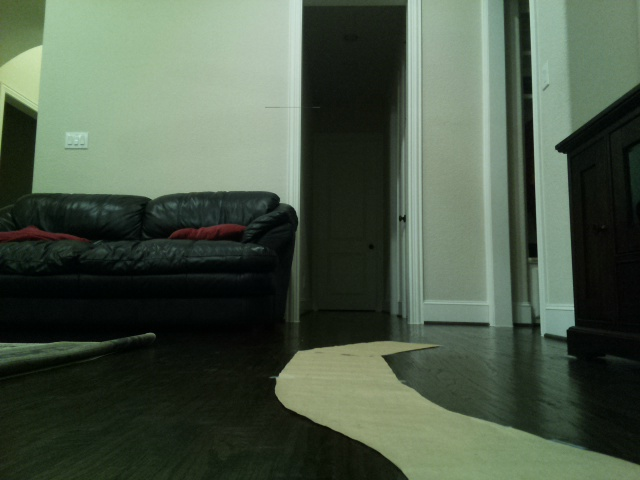
#> input picture Path 2/RoadViewPath2.jpg, 640 x 480 px
$ python -i Algorithm3.py   (imports and definitions only)
#> lines starting #> are read from the running program, lines starting #| are printed output that depends on the picture; after the words box and inside, x2 and y2 are one past the last pixel; in counts of white or black regions, pixels touching at a corner belong together
#> further down, picture is the input picture: shape (480, 640, 3); mean B, G, R 72.6, 89.4, 75.5
#Code written by Rhythm Garg

'''
###################################################################################
'''
import numpy as np
import cv2
import matplotlib.pyplot as plt
import matplotlib.image as mpimg
import math

'''
###################################################################################
'''

def makeYsGood(lines):
    '''make sure y1 is below (greater in index) y2
    takes in a list of lines, each line is [x1,y1,x2,y2]
    and retuens a list of lines such that y1 is greater
    in index than y2'''
    for line in lines:
        #if the value of y2 is greater than y1, then y2 is lower than y1 because of indexing
        if line[3] > line[1]:
            #switch the coordinates
            tempx = line[0]
            tempy = line[1]
            line[0] = line[2]
            line[1] = line[3]
            line[2] = tempx
            line[3] = tempy
    return lines


'''
###################################################################################
'''
#WE NEED ALGORITHM 2 SINCE IT IS CALLED IN ALGORITHM 3

def algorithm2(myLines):
    '''
    Input is a list of lines. Each line is a 4 element list:
    [x1, y1, x2, y2]
    A list of two lines (each line is [x1, y1, x2, y2])
    representing the lines of the edges of the path is returned using algorithm 2.
    If there are not enough lines, two vertical lines are returned.
    '''
    if len(myLines) < 1:
        return [[160,360,160,460],[480,360,480,460]]

    if len(myLines) == 1:
        return [myLines[0], myLines[0]]

    leftLines = []
    rightLines = []

    for line in myLines:
        #it's in the left half and bottom half
        if line[0] <= 320 and line[1] >= 240:
            leftLines.append(line)
        #it's in the right half and bottom half
        elif line[0] > 320 and line[1] >= 240:
            rightLines.append(line)

    if (len(leftLines) < 1 or len(rightLines) < 1):
        return [myLines[0], myLines[-1]]

    leftAvgLine = averageLine(leftLines)
    rightAvgLine = averageLine(rightLines)

    lanes = [leftAvgLine, rightAvgLine]

    #make ys good
    lanes = makeYsGood(lanes)

    #sort by x1
    lanes.sort(key=lambda x: x[0])


    return lanes

'''
###################################################################################
'''

def averageLine(lines):
    '''
    Input is a list of lines. Each line is a 4 element list:
    [x1, y1, x2, y2]
    A list [x1, y1, x2, y2] representing the average line of
    the inputted lines is returned. If there are no lines, None
    is returned.
    '''
    numLines = len(lines)
    if numLines == 0:
        return None

    sumX1 = 0
    sumY1 = 0
    sumX2 = 0
    sumY2 = 0

    for line in lines:
        sumX1 = sumX1 + line[0]
        sumY1 = sumY1 + line[1]
        sumX2 = sumX2 + line[2]
        sumY2 = sumY2 + line[3]

    avgX1 = sumX1/numLines
    avgY1 = sumY1/numLines
    avgX2 = sumX2/numLines
    avgY2 = sumY2/numLines

    avgLine = [avgX1, avgY1, avgX2, avgY2]
    return avgLine

'''
###################################################################################
'''

def algorithm3(myLines):
    '''
    Input is a list of lines. Each line is a 4 element list:
    [x1, y1, x2, y2]
    A list of two lines (each line is [x1, y1, x2, y2])
    representing the lines of the edges of the path is returned using algorithm 3.
    If there are not enough lines, two vertical lines are returned.
    '''
    #return vertical lines if no lines in input
    if len(myLines) < 1:
        return [[160,360,160,460],[480,360,480,460]]

    #return the line if one line is inputted
    if len(myLines) == 1:
        return [myLines[0], myLines[0]]

    #get all lines in the bottom half of the picture
    newLines = []
    for line in myLines:
        if line[1] >= 320:
            newLines.append(line)

    #return vertical lines if no lines left
    if len(newLines) < 1:
        return [[160,360,160,460],[480,360,480,460]]

    #return the line if one line is left
    if len(newLines) == 1:
        return [newLines[0], newLines[0]]

    #CLUSTERING ALGO
    goodSlopes = []
    lineSlopes = []

    for line in newLines:
        x1 = line[0]
        y1 = line[1]
        x2 = line[2]
        y2 = line[3]
        if (x2-x1!= 0):
            lineSlopes.append((-1)*(y2-y1)/(x2-x1))
        else:
            lineSlopes.append(1000)
        survived = True
        for slope in goodSlopes:
            if (abs(lineSlopes[-1]-slope[0]) <= 0.10):
                #find the mean slope of all the similar slopes
                slope[0] = (slope[0]*slope[1] + lineSlopes[-1])/(slope[1] + 1)

                #find the total number of slopes in the set of similar slopes
                slope[1] = slope[1] + 1

                #average x
                slope[2] = (slope[2]*(slope[1]-1) + (x1+x2)/2)/slope[1]

                #average y
                slope[3] = (slope[3]*(slope[1]-1) + (y1+y2)/2)/slope[1]

                #average x1
                slope[4] = (slope[4]*(slope[1]-1) + x1)/slope[1]

                #average y1
                slope[5] = (slope[5]*(slope[1]-1) + y1)/slope[1]

                #average x2
                slope[6] = (slope[6]*(slope[1]-1) + x2)/slope[1]

                #average y2
                slope[7] = (slope[7]*(slope[1]-1) + y2)/slope[1]

                survived = False
                break

        if survived:
            goodSlopes.append([lineSlopes[-1],1,(x1+x2)/2,(y1+y2)/2,x1,y1,x2,y2])

    #go through each line and make sure y1<y2
    for slope in goodSlopes:
        if slope[7] > slope[5]:
            tempx = slope[4]
            tempy = slope[5]
            slope[4] = slope[6]
            slope[5] = slope[7]
            slope[6] = tempx
            slope[7] = tempy

    #sort by avg x1
    goodSlopes.sort(key=lambda x: x[4])

    #return vertical lines if no lines left
    if len(goodSlopes) < 1:
        return [[160,360,160,460],[480,360,480,460]]

    #return the line if one line is left
    if len(goodSlopes) == 1:
        return [[goodSlopes[0][4],goodSlopes[0][5],goodSlopes[0][6],goodSlopes[0][7]],
                [goodSlopes[0][4],goodSlopes[0][5],goodSlopes[0][6],goodSlopes[0][7]]]

    #if there are less than 5 lines left, go ahead and send them to algorithm 2
    if (len(goodSlopes) < 5):
        algo3Lines = []
        for slope in goodSlopes:
            algo3Lines.append([slope[4],slope[5],slope[6],slope[7]])
        return algorithm2(algo3Lines)

    #otherwise, let's do some more filtering!
    goingToRemove = []
    for slope1 in goodSlopes:
        for slope2 in goodSlopes:
            if slope1 is not slope2:
                min1x = min(slope1[4], slope1[6])
                min2x = min(slope2[4], slope2[6])
                #if two lines are in the same quadrant remove one of them
                if ((min1x <= 160 and min2x <= 160) or (min1x >= 480 and min2x >= 480)):
                    goingToRemove.append(goodSlopes.index(slope1))
    goingToRemove.sort()
    #remove duplicates
    goingToRemove = list(set(goingToRemove))
    goodSlopesL = len(goodSlopes)
    indexesGone = 0
    for index in goingToRemove:
        index = index % goodSlopesL
        try:
            del goodSlopes[index-indexesGone]
        except:
            print(str(index) + " - " + str(indexesGone))
            continue
        indexesGone = indexesGone + 1

    #return vertical lines if no lines left
    if len(goodSlopes) < 1:
        return [[160,360,160,460],[480,360,480,460]]

    #return the line if one line is left
    if len(goodSlopes) == 1:
        return [[goodSlopes[0][4],goodSlopes[0][5],goodSlopes[0][6],goodSlopes[0][7]],
                [goodSlopes[0][4],goodSlopes[0][5],goodSlopes[0][6],goodSlopes[0][7]]]

    algo3Lines = []
    for slope in goodSlopes:
        algo3Lines.append([slope[4],slope[5],slope[6],slope[7]])
    return algorithm2(algo3Lines)

'''
###################################################################################
'''


def algo3GetSlopes(image):
    '''
    Input is a 480 rows x 640 columns RGB image of the road.
    A list of two slopes (both are floats) representing the slopes
    of the lines of the edges of the path is returned.
    '''
    plt.imshow(image)
    plt.show()

    file = open("Path2Algorithm3.txt", "w")

    #PATH 2
    imageCpy = image.copy()
    cv2.line(imageCpy, (402, 480), (300, 400), color=[255, 0, 0], thickness=2)
    cv2.line(imageCpy, (640, 466), (420, 400), color=[255, 0, 0], thickness=2)
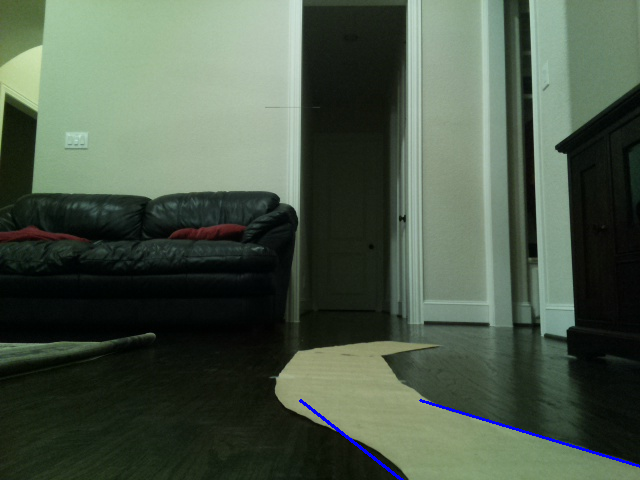
#> imageCpy: shape (480, 640, 3); mean B, G, R 73.2, 89.1, 75.3

    realLeftX1 = 402
    realLeftY1 = 0
    realLeftX2 = 300
    realLeftY2 = 80

    realRightX1 = 640
    realRightY1 = 14
    realRightX2 = 420
    realRightY2 = 80

    leftM = (realLeftY2 - realLeftY1)/(realLeftX2 - realLeftX1)
    leftB = realLeftY1 - leftM * realLeftX1

    rightM = (realRightY2 - realRightY1)/(realRightX2 - realRightX1)
    rightB = realRightY1 - rightM * realRightX1

    avgM = (leftM + rightM)/2

    file.write("The equation describing the actual left edge is y = " + str(leftM) + "x + " + str(leftB) + "\n")
    file.write("The equation describing the actual right edge is y = " + str(rightM) + "x + " + str(rightB) + "\n")

    cv2.imwrite("ActualEdges.jpg", imageCpy)


    blur = cv2.GaussianBlur(image,(13,13), 0)
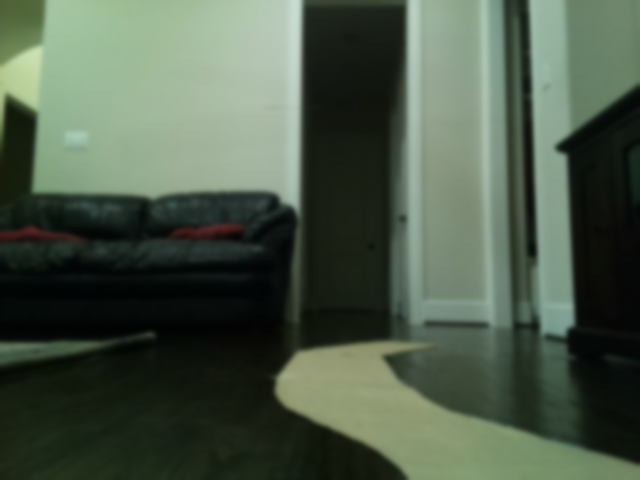
#> blur: shape (480, 640, 3); mean B, G, R 72.6, 89.4, 75.5
    cv2.imwrite("2GaussianBlur.jpg", blur)

    edges = cv2.Canny(blur,50,100)
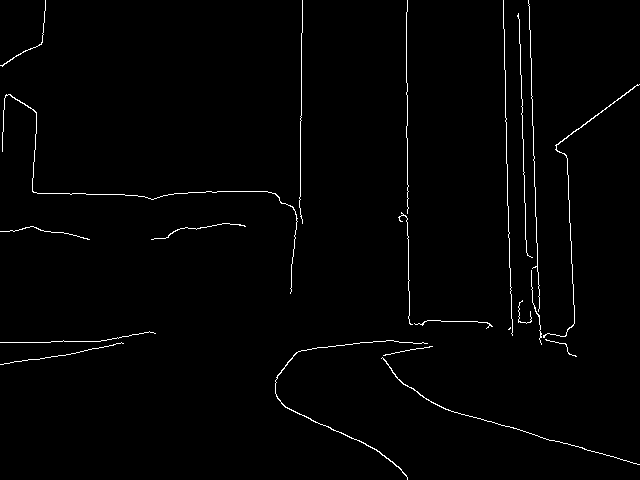
#> edges: shape (480, 640); 1.3% white in thin lines or dots
    cv2.imwrite("3CannyTransform.jpg", edges)

    lines = cv2.HoughLinesP(edges, 1, np.pi/180, 40, np.array([]), minLineLength=10, maxLineGap=50)
#> lines = 26 rows, first 6: [529, 4, 541, 344], [505, 116, 512, 335], [443, 408, 638, 464], [407, 238, 407, 83], [565, 138, 576, 356], [518, 13, 526, 252]

    #input for algorithms
    myLines = []
    for line in lines:
        nextLine = []
        lineTemp = line[0]
        nextLine.append(lineTemp[0])
        nextLine.append(lineTemp[1])
        nextLine.append(lineTemp[2])
        nextLine.append(lineTemp[3])
        myLines.append(nextLine)
#> this loop made 26 passes
#> lineTemp on passes 1 to 12: [529, 4, 541, 344], [505, 116, 512, 335], [443, 408, 638, 464], [407, 238, 407, 83], [565, 138, 576, 356], [518, 13, 526, 252], [42, 42, 45, 0], [300, 130, 302, 0], [284, 406, 377, 450], [406, 137, 406, 12], [503, 0, 506, 143], [301, 350, 377, 341]
#> after the loop, myLines = 26 items, first 6: [529, 4, 541, 344], [505, 116, 512, 335], [443, 408, 638, 464], [407, 238, 407, 83], [565, 138, 576, 356], [518, 13, 526, 252]

    allLanes = image.copy()
    for line in myLines:
        x1 = line[0]
        y1 = line[1]
        x2 = line[2]
        y2 = line[3]
        cv2.line(allLanes, (x1, y1), (x2, y2), color=[255, 0, 0], thickness=2)
#> this loop made 26 passes
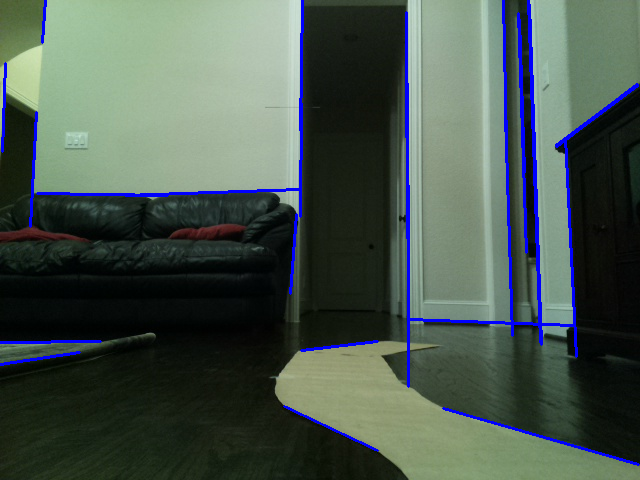
#> allLanes: shape (480, 640, 3); 3.28% of pixels changed, all inside (x1, y1, x2, y2) = (0, 0, 640, 466)
    cv2.imwrite("4HoughTransform.jpg", allLanes)


    #black image
    output = np.zeros((480,640,3), np.uint8)
    for line in myLines:
        x1 = line[0]
        y1 = line[1]
        x2 = line[2]
        y2 = line[3]
        cv2.line(output, (x1, y1), (x2, y2), color=[255, 0, 0], thickness=2)
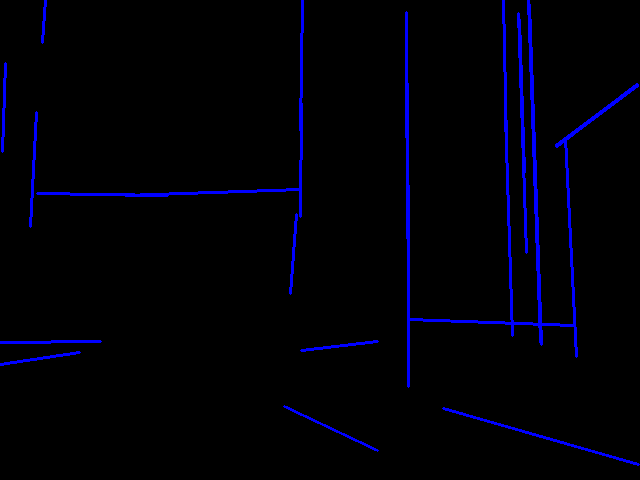
#> output: shape (480, 640, 3); mean of channels 0, 1, 2 8.4, 0, 0; drawn as B, G, R

    '''no longer needed since we are only using black and white for our neural net input image
    gray_output = cv2.cvtColor(output, cv2.COLOR_BGR2GRAY)
    cv2.imwrite("5Output.jpg", gray_output)
    '''
    #make ys good
    myLines = makeYsGood(myLines)
#> the loop in makeYsGood, `for line in lines:` made 26 passes
#> (tempx, tempy) on passes 1, 2, 3, 5, 6, 9, 11, 15, 19, 24, 25: (529, 4), (505, 116), (443, 408), (565, 138), (518, 13), (284, 406), (503, 0), (37, 193), (528, 0), (409, 319), (519, 19)
#> myLines = 26 items, first 6: [541, 344, 529, 4], [512, 335, 505, 116], [638, 464, 443, 408], [407, 238, 407, 83], [576, 356, 565, 138], [526, 252, 518, 13]

    #sort by x1
    myLines.sort(key=lambda x: x[0])


    '''
    ###################################################################################
    '''
    #NOW WE CHOOSE THE ALGORITHM

    finalEdges = algorithm3(myLines)
#> the loop in algorithm3, `for line in myLines:` made 26 passes
#> line on passes 1 to 12: [0, 364, 79, 352], [0, 342, 100, 341], [2, 151, 5, 63], [30, 226, 36, 112], [42, 42, 45, 0], [125, 195, 300, 189], [167, 195, 37, 193], [290, 293, 296, 214], [300, 130, 302, 0], [300, 216, 301, 103], [301, 350, 377, 341], [377, 450, 284, 406]
#> after the loop in algorithm3, `for line in myLines:`: newLines = [[0, 364, 79, 352], [0, 342, 100, 341], [301, 350, 377, 341], [377, 450, 284, 406], [408, 386, 408, 185], [512, 335, 505, 116], [540, 342, 528, 0], [541, 344, 529, 4], [573, 325, 409, 319], [576, 356, 565, 138], [638, 464, 443, 408]]
#> the loop in algorithm3, `for line in newLines:` made 11 passes
#> after the loop in algorithm3, `for line in newLines:`: goodSlopes = 9 items; lineSlopes = [0.152, 0.01, 0.118, -0.473, 1000, -31.29, -28.5, -28.33, -0.0366, -19.82, -0.287]; slope = [-19.82, 1, 570.5, 247, 576, 356, 565, 138]
#> the loop in algorithm3, `for slope in goodSlopes:` made 9 passes
#> the loop in algorithm3, `for slope1 in goodSlopes:` made 9 passes
#> after the loop in algorithm3, `for slope1 in goodSlopes:`: goingToRemove = [4, 4, 4, 5, 5, 5, 6, 6, 6, 7, 7, 7]
#> in algorithm3, `goingToRemove = list(set(goingToRemove))`: goingToRemove = [4, 5, 6, 7]
#> in algorithm3, `goodSlopesL = len(goodSlopes)`: goodSlopesL = 9
#> the loop in algorithm3, `for index in goingToRemove:` made 4 passes
#> after the loop in algorithm3, `for index in goingToRemove:`: indexesGone = 4
#> the loop in algorithm3, `for slope in goodSlopes:` made 5 passes
#> after the loop in algorithm3, `for slope in goodSlopes:`: algo3Lines = [[150.5, 357, 228, 346.5], [286.5, 333.5, 254.5, 330], [377, 450, 284, 406], [408, 386, 408, 185], [638, 464, 443, 408]]
#> the loop in algorithm2, `for line in myLines: #it's in the left half and bottom half` made 5 passes
#> after the loop in algorithm2, `for line in myLines:`: leftLines = [[150.5, 357, 228, 346.5], [286.5, 333.5, 254.5, 330]]; rightLines = [[377, 450, 284, 406], [408, 386, 408, 185], [638, 464, 443, 408]]
#> in averageLine, `numLines = len(lines)`: numLines = 2
#> the loop in averageLine, `for line in lines:` made 2 passes
#> (line, sumX1, sumY1, sumX2, sumY2) on pass 2: ([286.5, 333.5, 254.5, 330], 437, 690.5, 482.5, 676.5)
#> after the loop in averageLine, `for line in lines:`: sumX1 = 437; sumX2 = 482.5; sumY1 = 690.5; sumY2 = 676.5
#> in averageLine, `avgX1 = sumX1/numLines`: avgX1 = 218.5
#> in averageLine, `avgY1 = sumY1/numLines`: avgY1 = 345.2
#> in averageLine, `avgX2 = sumX2/numLines`: avgX2 = 241.2
#> in averageLine, `avgY2 = sumY2/numLines`: avgY2 = 338.2
#> in averageLine, `avgLine = [avgX1, avgY1, avgX2, avgY2]`: avgLine = [218.5, 345.2, 241.2, 338.2]
#> the loop in averageLine (call 2), `for line in lines:` made 3 passes
#> (line, sumX1, sumY1, sumX2, sumY2) on passes 2 to 3: ([408, 386, 408, 185], 785, 836, 692, 591), ([638, 464, 443, 408], 1423, 1300, 1135, 999)
#> in algorithm2, `rightAvgLine = averageLine(rightLines)`: rightAvgLine = [474.3, 433.3, 378.3, 333]
#> in algorithm2, `lanes = [leftAvgLine, rightAvgLine]`: lanes = [[218.5, 345.2, 241.2, 338.2], [474.3, 433.3, 378.3, 333]]
#> the loop in makeYsGood (call 2), `for line in lines:` made 2 passes
#> finalEdges has the same summary as lanes in algorithm2
    image1 = image.copy()
    for line in finalEdges:
        x1 = line[0]
        y1 = line[1]
        x2 = line[2]
        y2 = line[3]
        cv2.line(image1, (int(x1), int(y1)), (int(x2), int(y2)), color=[255, 0, 0], thickness=2)
#> this loop made 2 passes
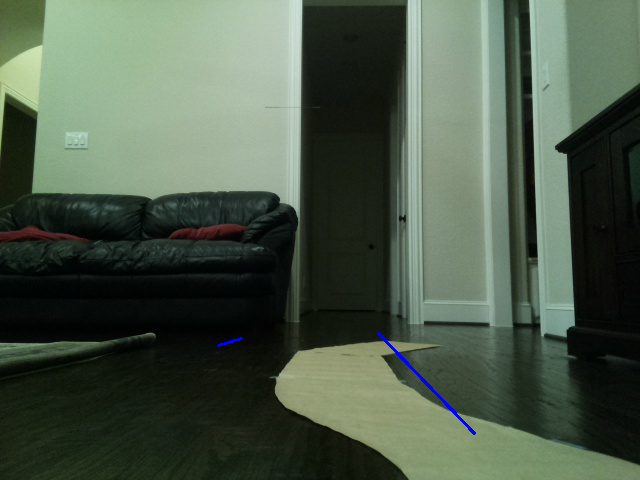
#> image1: shape (480, 640, 3); 0.17% of pixels changed, all inside (x1, y1, x2, y2) = (217, 332, 476, 435)
    cv2.imwrite("Algo3.jpg", image1)

    leftAvgLine = finalEdges[0]
#> leftAvgLine = [218.5, 345.2, 241.2, 338.2]
    rightAvgLine = finalEdges[1]
#> rightAvgLine = [474.3, 433.3, 378.3, 333]

    try:
        leftSlope= (-1)*(leftAvgLine[3]-leftAvgLine[1])/(leftAvgLine[2]-leftAvgLine[0])
#> leftSlope = 0.308
    except:
        leftSlope = 1000

    try:
        rightSlope= (-1)*(rightAvgLine[3]-rightAvgLine[1])/(rightAvgLine[2]-rightAvgLine[0])
#> rightSlope = -1.05
    except:
        rightSlope = 1000

    midLeftX = int((leftAvgLine[2] + leftAvgLine[0])/2)
#> midLeftX = 229
    midLeftY = int((leftAvgLine[3] + leftAvgLine[1])/2)
#> midLeftY = 341
    midRightX = int((rightAvgLine[2] + rightAvgLine[0])/2)
#> midRightX = 426
    midRightY = int((rightAvgLine[3] + rightAvgLine[1])/2)
#> midRightY = 383

    '''Check to make sure they are the right midpoints
    cv2.circle(image1, (midLeftX, midLeftY), 10, (0, 0, 0))
    cv2.circle(image1, (midRightX, midRightY), 10, (0, 0, 0))
    cv2.imwrite("Algo3Check.jpg", image1)
    '''

    file.write("\nThe midpoint of the left edge is (" + str(midLeftX) + "," + str(480-midLeftY) +")\n")
    file.write("The midpoint of the right edge is (" + str(midRightX) + "," + str(480-midRightY) +")\n")

    '''to calculate the shortest distance from a point to a line,
    we must use the formula d = |ax_0 + by_0 + c|/sqrt(a^2+b^2)
    Hence, we need to write our y = mx + b equations in ax + by + c = 0 form.
    This is easy; y = mx +b => mx - y + b = 0 => a = m, b = -1, c = b
    '''
    standardLeftA = leftM
    standardLeftB = -1
    standardLeftC = leftB

    standardRightA = rightM
    standardRightB = -1
    standardRightC = rightB

    performanceMeasure1 = abs(standardLeftA * midLeftX + standardLeftB * (480-midLeftY) + standardLeftC)/(math.sqrt(math.pow(standardLeftA,2) + math.pow(standardLeftB,2)))
#> performanceMeasure1 = 2.61
    performanceMeasure2 = abs(standardRightA * midRightX + standardRightB * (480-midRightY) + standardRightC)/(math.sqrt(math.pow(standardRightA,2) + math.pow(standardRightB,2)))
#> performanceMeasure2 = 18.01

    file.write("\nPerformance Measure 1: 1000 - " + str(performanceMeasure1)  + " = " + str(1000-performanceMeasure1) + "\n")
    file.write("\nPerformance Measure 2: 1000 - " + str(performanceMeasure2)  + " = " + str(1000-performanceMeasure2) + "\n")

    predictedAvg = (leftSlope + rightSlope)/2
#> predictedAvg = -0.369
    '''We simply need to find (predictedAvg - avgM)^2 for the third performance measure'''
    performanceMeasure3 = math.pow(predictedAvg - avgM, 2)
#> performanceMeasure3 = 0.0301

    file.write("\nPerformance Measure 3: 1000 - " + str(performanceMeasure3)  + " = " + str(1000-performanceMeasure3) + "\n")

    file.close()

    return [leftSlope, rightSlope]

>>> import cv2
>>> picture = cv2.imread('RoadViewPath2.jpg')
>>> result = algo3GetSlopes(picture)
#> result = [0.308, -1.05]
